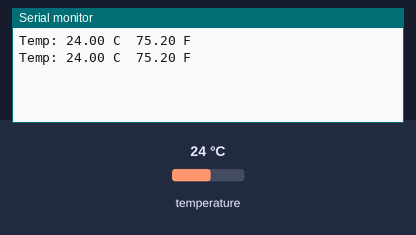
The sketch below on a simulated Arduino Uno, built with avr-gcc and run on an emulated ATmega328P. On the bench: the last lines printed to the serial monitor. The test bench sets the inputs (shaded band); at power-on: temperature 24 °C.

Above: at 3.0 s.
3.1 s: temperature set to 12 °C
At 5.2 s:
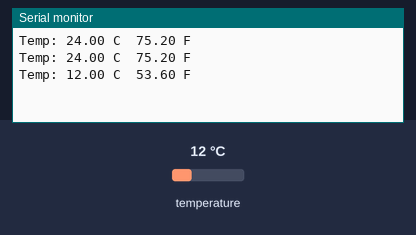
6.1 s: temperature set to 19 °C
At 8.3 s:
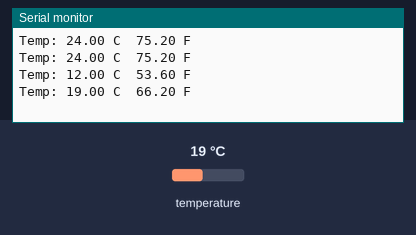
Timing chart, 0 to 9.8 s (numbered marks = the images above; inputs shaded):
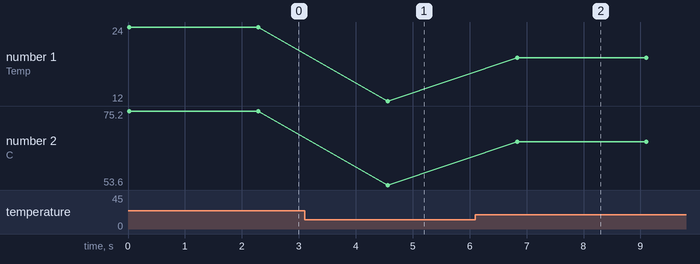

The sketch:

MCP9808.ino
```cpp
//You will need the adafruit MCP9808 library which is available at https://github.com/adafruit/Adafruit_MCP9808_Library/archive/master.zip

#include <Wire.h>
#include "Adafruit_MCP9808.h"

// Create the MCP9808 temperature sensor object
Adafruit_MCP9808 tempsensor = Adafruit_MCP9808();

void setup() {
  Serial.begin(9600);

  if (!tempsensor.begin())
  {
    Serial.println("Couldn't find MCP9808!");
    while (1);
  }
}

void loop() {
  // Read and print out the temperature, then convert to *F
  float c = tempsensor.readTempC();
  float f = c * 9.0 / 5.0 + 32;
  Serial.print("Temp: ");
  Serial.print(c);
  Serial.print(" C\t");
  Serial.print(f);
  Serial.println(" F");
  delay(250);

  tempsensor.shutdown_wake(1);
  delay(2000);
  tempsensor.shutdown_wake(0);


}
```

Measured:
- after the input at 3.1 s, the serial monitor: prints a new line after 1.5 s (image 1)
- after the input at 6.1 s, the serial monitor: prints a new line after 0.73 s (image 2)
- plotted number 1: 24 → 12 after the input at 3.1 s, 12 → 19 after the input at 6.1 s
- plotted number 2: 75.2 → 53.6 after the input at 3.1 s, 53.6 → 66.2 after the input at 6.1 s
